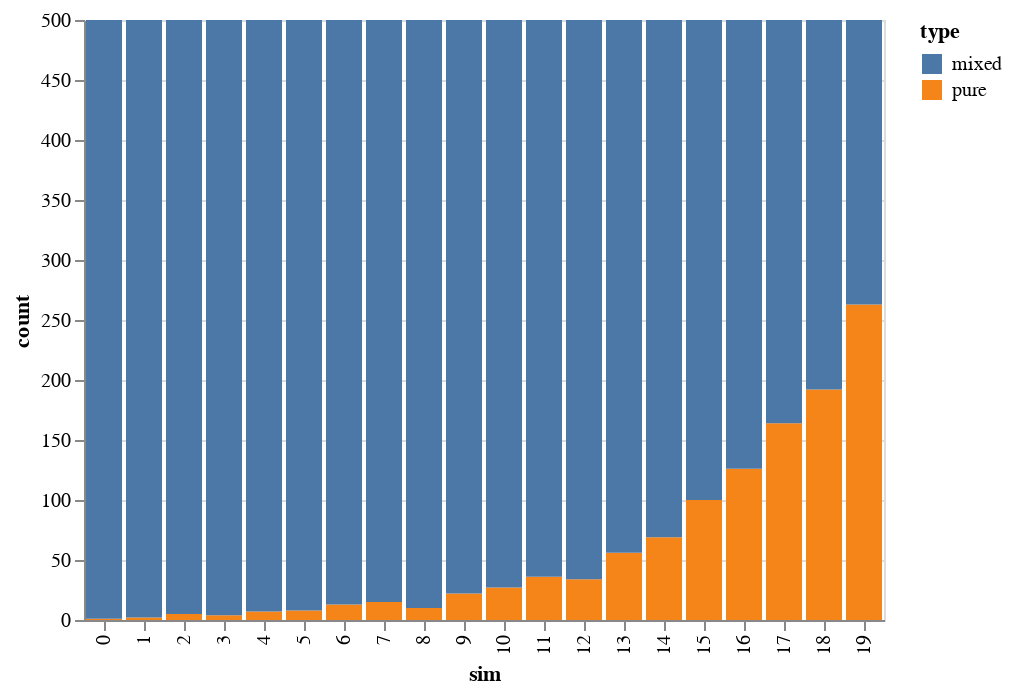

Notebook code cell kept with this figure:
### Code cell
alt.Chart(df_sim).mark_bar().encode(
    x='sim:O',
    y='count',
    color='type'
)

### Figure 1 — Vega-Lite specification as saved in the notebook (floating-point values rounded to 4 significant figures)
{"config": {"view": {"continuousWidth": 300, "continuousHeight": 300}}, "data": {"name": "data-b8f456a16395a7a1598ab6fa111f1c6c"}, "mark": {"type": "bar"}, "encoding": {"color": {"field": "type", "type": "nominal"}, "x": {"field": "sim", "type": "ordinal"}, "y": {"field": "count", "type": "quantitative"}}, "$schema": "https://vega.github.io/schema/vega-lite/v5.14.1.json", "datasets": {"data-b8f456a16395a7a1598ab6fa111f1c6c": [{"sim": 0, "type": "pure", "count": 1}, {"sim": 0, "type": "mixed", "count": 499}, {"sim": 1, "type": "pure", "count": 2}, {"sim": 1, "type": "mixed", "count": 498}, {"sim": 2, "type": "pure", "count": 5}, {"sim": 2, "type": "mixed", "count": 495}, {"sim": 3, "type": "pure", "count": 4}, {"sim": 3, "type": "mixed", "count": 496}, {"sim": 4, "type": "pure", "count": 7}, {"sim": 4, "type": "mixed", "count": 493}, {"sim": 5, "type": "pure", "count": 8}, {"sim": 5, "type": "mixed", "count": 492}, {"sim": 6, "type": "pure", "count": 13}, {"sim": 6, "type": "mixed", "count": 487}, {"sim": 7, "type": "pure", "count": 15}, {"sim": 7, "type": "mixed", "count": 485}, {"sim": 8, "type": "pure", "count": 10}, {"sim": 8, "type": "mixed", "count": 490}, {"sim": 9, "type": "pure", "count": 22}, {"sim": 9, "type": "mixed", "count": 478}, {"sim": 10, "type": "pure", "count": 27}, {"sim": 10, "type": "mixed", "count": 473}, {"sim": 11, "type": "pure", "count": 36}, {"sim": 11, "type": "mixed", "count": 464}, {"sim": 12, "type": "pure", "count": 34}, {"sim": 12, "type": "mixed", "count": 466}, {"sim": 13, "type": "pure", "count": 56}, {"sim": 13, "type": "mixed", "count": 444}, {"sim": 14, "type": "pure", "count": 69}, {"sim": 14, "type": "mixed", "count": 431}, {"sim": 15, "type": "pure", "count": 100}, {"sim": 15, "type": "mixed", "count": 400}, {"sim": 16, "type": "pure", "count": 126}, {"sim": 16, "type": "mixed", "count": 374}, {"sim": 17, "type": "pure", "count": 164}, {"sim": 17, "type": "mixed", "count": 336}, {"sim": 18, "type": "pure", "count": 192}, {"sim": 18, "type": "mixed", "count": 308}, {"sim": 19, "type": "pure", "count": 263}, {"sim": 19, "type": "mixed", "count": 237}]}}
